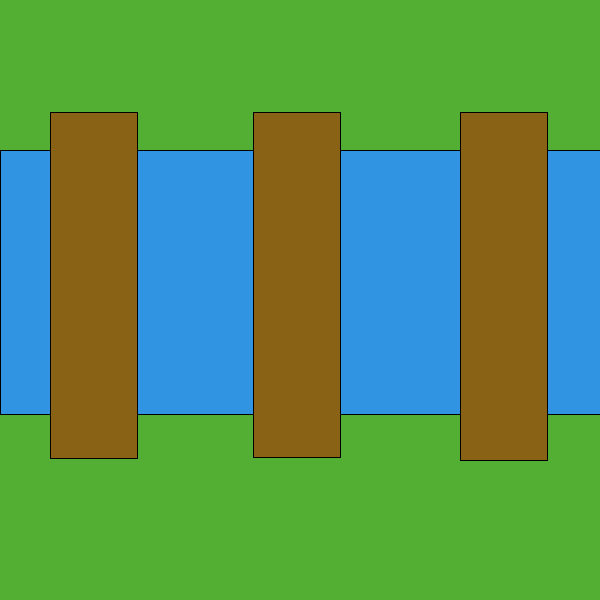
Frame 1 (no input)
Frame 60 (the mouse pressed at the canvas centre just before this capture): identical to frame 1, image omitted
Frame 120 (the mouse held since frame 60 and released just before this capture): identical to frame 1, image omitted

The Processing sketch that drew this single still picture (run headless with seeded random() and noise(); from frame 60 on, the mouse is pressed at the canvas centre):

// Processing sketch: RiverGame_250227
// ── RiverGame_250227.pde
/* 
  river game but theres three bridges and you must chose between the three 
  to go across the river. They will all look the same so it wont be easy to 
  chose the right one
*/
void setup(){
  size(600,600); 
}

void draw(){
  background(#52AF33);
  fill(#3094E3);
  rect(0, 150, 600, 264); // make a class for this river to be death
  
  fill(#896215);
  rect(50, 112, 87, 346);
  rect(253, 112, 87, 345);
  rect(460, 112, 87, 348);
}
